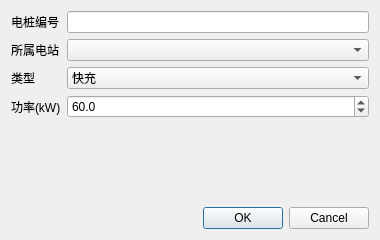
<?xml version="1.0" encoding="UTF-8"?>
<ui version="4.0">
 <class>ChargerEditDialog</class>
 <widget class="QDialog" name="ChargerEditDialog">
  <property name="geometry">
   <rect>
    <x>0</x>
    <y>0</y>
    <width>380</width>
    <height>240</height>
   </rect>
  </property>
  <property name="windowTitle">
   <string>充电桩信息</string>
  </property>
  <layout class="QVBoxLayout" name="verticalLayout">
   <item>
    <layout class="QFormLayout" name="formLayout">
     <item row="0" column="0">
      <widget class="QLabel" name="codeLabel">
       <property name="text">
        <string>电桩编号</string>
       </property>
      </widget>
     </item>
     <item row="0" column="1">
      <widget class="QLineEdit" name="codeEdit"/>
     </item>
     <item row="1" column="0">
      <widget class="QLabel" name="stationLabel">
       <property name="text">
        <string>所属电站</string>
       </property>
      </widget>
     </item>
     <item row="1" column="1">
      <widget class="QComboBox" name="stationCombo"/>
     </item>
     <item row="2" column="0">
      <widget class="QLabel" name="typeLabel">
       <property name="text">
        <string>类型</string>
       </property>
      </widget>
     </item>
     <item row="2" column="1">
      <widget class="QComboBox" name="typeCombo">
       <item>
        <property name="text">
         <string>快充</string>
        </property>
       </item>
       <item>
        <property name="text">
         <string>慢充</string>
        </property>
       </item>
      </widget>
     </item>
     <item row="3" column="0">
      <widget class="QLabel" name="powerLabel">
       <property name="text">
        <string>功率(kW)</string>
       </property>
      </widget>
     </item>
     <item row="3" column="1">
      <widget class="QDoubleSpinBox" name="powerSpin">
       <property name="decimals">
        <number>1</number>
       </property>
       <property name="minimum">
        <double>1.000000000000000</double>
       </property>
       <property name="maximum">
        <double>500.000000000000000</double>
       </property>
       <property name="value">
        <double>60.000000000000000</double>
       </property>
      </widget>
     </item>
    </layout>
   </item>
   <item>
    <widget class="QDialogButtonBox" name="buttonBox">
     <property name="standardButtons">
      <set>QDialogButtonBox::Cancel|QDialogButtonBox::Ok</set>
     </property>
    </widget>
   </item>
  </layout>
 </widget>
 <resources/>
 <connections/>
</ui>
